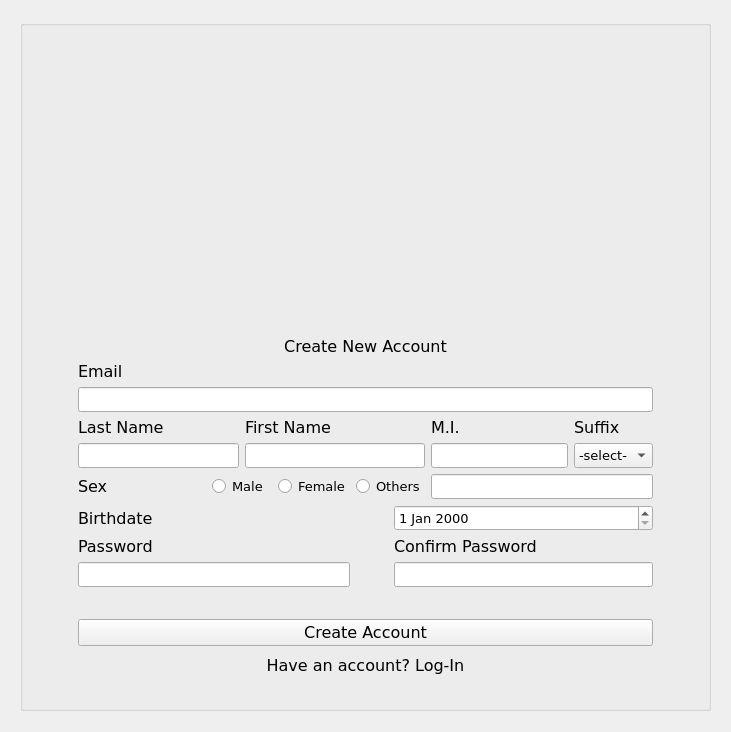
<?xml version="1.0" encoding="UTF-8"?>
<ui version="4.0">
 <class>Create_Login</class>
 <widget class="QMainWindow" name="Create_Login">
  <property name="geometry">
   <rect>
    <x>0</x>
    <y>0</y>
    <width>731</width>
    <height>732</height>
   </rect>
  </property>
  <property name="font">
   <font>
    <family>Verdana</family>
    <pointsize>10</pointsize>
   </font>
  </property>
  <property name="windowTitle">
   <string>ClockWork</string>
  </property>
  <property name="windowIcon">
   <iconset>
    <normaloff>resources/new_menu_window_icon.png</normaloff>resources/new_menu_window_icon.png</iconset>
  </property>
  <widget class="QWidget" name="centralwidget">
   <layout class="QGridLayout" name="gridLayout_2">
    <item row="0" column="1">
     <spacer name="verticalSpacer_5">
      <property name="orientation">
       <enum>Qt::Orientation::Vertical</enum>
      </property>
      <property name="sizeHint" stdset="0">
       <size>
        <width>20</width>
        <height>40</height>
       </size>
      </property>
     </spacer>
    </item>
    <item row="2" column="1">
     <spacer name="verticalSpacer_6">
      <property name="orientation">
       <enum>Qt::Orientation::Vertical</enum>
      </property>
      <property name="sizeHint" stdset="0">
       <size>
        <width>20</width>
        <height>40</height>
       </size>
      </property>
     </spacer>
    </item>
    <item row="1" column="2">
     <spacer name="horizontalSpacer_9">
      <property name="orientation">
       <enum>Qt::Orientation::Horizontal</enum>
      </property>
      <property name="sizeHint" stdset="0">
       <size>
        <width>40</width>
        <height>20</height>
       </size>
      </property>
     </spacer>
    </item>
    <item row="1" column="0">
     <spacer name="horizontalSpacer_7">
      <property name="orientation">
       <enum>Qt::Orientation::Horizontal</enum>
      </property>
      <property name="sizeHint" stdset="0">
       <size>
        <width>40</width>
        <height>20</height>
       </size>
      </property>
     </spacer>
    </item>
    <item row="1" column="1">
     <widget class="QGroupBox" name="create_account_box">
      <property name="title">
       <string/>
      </property>
      <layout class="QGridLayout" name="gridLayout">
       <item row="7" column="12">
        <widget class="QLabel" name="middle_initial_label">
         <property name="font">
          <font>
           <family>Verdana</family>
           <pointsize>12</pointsize>
          </font>
         </property>
         <property name="text">
          <string>M.I.</string>
         </property>
        </widget>
       </item>
       <item row="7" column="2" colspan="3">
        <widget class="QLabel" name="last_name_label">
         <property name="font">
          <font>
           <family>Verdana</family>
           <pointsize>12</pointsize>
          </font>
         </property>
         <property name="text">
          <string>Last Name</string>
         </property>
        </widget>
       </item>
       <item row="1" column="1" colspan="14">
        <spacer name="horizontalSpacer_3">
         <property name="orientation">
          <enum>Qt::Orientation::Horizontal</enum>
         </property>
         <property name="sizeHint" stdset="0">
          <size>
           <width>297</width>
           <height>20</height>
          </size>
         </property>
        </spacer>
       </item>
       <item row="9" column="2">
        <widget class="QLabel" name="sex_label">
         <property name="font">
          <font>
           <family>Verdana</family>
           <pointsize>12</pointsize>
          </font>
         </property>
         <property name="text">
          <string>Sex</string>
         </property>
        </widget>
       </item>
       <item row="8" column="13">
        <widget class="QComboBox" name="suffix_combobox">
         <item>
          <property name="text">
           <string>-select-</string>
          </property>
         </item>
         <item>
          <property name="text">
           <string>Jr.</string>
          </property>
         </item>
         <item>
          <property name="text">
           <string>Sr.</string>
          </property>
         </item>
         <item>
          <property name="text">
           <string>I</string>
          </property>
         </item>
         <item>
          <property name="text">
           <string>II</string>
          </property>
         </item>
         <item>
          <property name="text">
           <string>III</string>
          </property>
         </item>
         <item>
          <property name="text">
           <string>IV</string>
          </property>
         </item>
         <item>
          <property name="text">
           <string>V</string>
          </property>
         </item>
         <item>
          <property name="text">
           <string>VI</string>
          </property>
         </item>
        </widget>
       </item>
       <item row="14" column="14" rowspan="2">
        <spacer name="verticalSpacer_4">
         <property name="orientation">
          <enum>Qt::Orientation::Vertical</enum>
         </property>
         <property name="sizeHint" stdset="0">
          <size>
           <width>20</width>
           <height>51</height>
          </size>
         </property>
        </spacer>
       </item>
       <item row="5" column="2" colspan="12">
        <widget class="QLabel" name="email_label">
         <property name="font">
          <font>
           <family>Verdana</family>
           <pointsize>12</pointsize>
          </font>
         </property>
         <property name="text">
          <string>Email</string>
         </property>
        </widget>
       </item>
       <item row="7" column="13">
        <widget class="QLabel" name="suffix_label">
         <property name="font">
          <font>
           <family>Verdana</family>
           <pointsize>12</pointsize>
          </font>
         </property>
         <property name="text">
          <string>Suffix</string>
         </property>
        </widget>
       </item>
       <item row="2" column="15" rowspan="12">
        <spacer name="verticalSpacer_2">
         <property name="orientation">
          <enum>Qt::Orientation::Vertical</enum>
         </property>
         <property name="sizeHint" stdset="0">
          <size>
           <width>20</width>
           <height>483</height>
          </size>
         </property>
        </spacer>
       </item>
       <item row="4" column="2" colspan="12">
        <widget class="QLabel" name="create_new_account_label">
         <property name="font">
          <font>
           <family>Verdana</family>
           <pointsize>12</pointsize>
          </font>
         </property>
         <property name="text">
          <string>Create New Account</string>
         </property>
         <property name="alignment">
          <set>Qt::AlignmentFlag::AlignCenter</set>
         </property>
        </widget>
       </item>
       <item row="11" column="2" colspan="8">
        <widget class="QLabel" name="password_label">
         <property name="font">
          <font>
           <family>Verdana</family>
           <pointsize>12</pointsize>
          </font>
         </property>
         <property name="text">
          <string>Password</string>
         </property>
        </widget>
       </item>
       <item row="14" column="1" rowspan="2">
        <spacer name="verticalSpacer_3">
         <property name="orientation">
          <enum>Qt::Orientation::Vertical</enum>
         </property>
         <property name="sizeHint" stdset="0">
          <size>
           <width>20</width>
           <height>51</height>
          </size>
         </property>
        </spacer>
       </item>
       <item row="10" column="2" colspan="3">
        <widget class="QLabel" name="birthdate_label">
         <property name="font">
          <font>
           <family>Verdana</family>
           <pointsize>12</pointsize>
          </font>
         </property>
         <property name="text">
          <string>Birthdate</string>
         </property>
        </widget>
       </item>
       <item row="8" column="12">
        <widget class="QLineEdit" name="middle_initial_edit">
         <property name="text">
          <string/>
         </property>
        </widget>
       </item>
       <item row="9" column="3" colspan="3">
        <spacer name="horizontalSpacer_8">
         <property name="orientation">
          <enum>Qt::Orientation::Horizontal</enum>
         </property>
         <property name="sizeHint" stdset="0">
          <size>
           <width>44</width>
           <height>20</height>
          </size>
         </property>
        </spacer>
       </item>
       <item row="8" column="2" colspan="5">
        <widget class="QLineEdit" name="last_name_edit">
         <property name="text">
          <string/>
         </property>
        </widget>
       </item>
       <item row="7" column="7" colspan="4">
        <widget class="QLabel" name="first_name_label">
         <property name="font">
          <font>
           <family>Verdana</family>
           <pointsize>12</pointsize>
          </font>
         </property>
         <property name="text">
          <string>First Name</string>
         </property>
        </widget>
       </item>
       <item row="2" column="2" colspan="12">
        <widget class="QLabel" name="main_logo">
         <property name="minimumSize">
          <size>
           <width>300</width>
           <height>250</height>
          </size>
         </property>
         <property name="font">
          <font>
           <family>Verdana</family>
           <pointsize>12</pointsize>
          </font>
         </property>
         <property name="frameShape">
          <enum>QFrame::Shape::NoFrame</enum>
         </property>
         <property name="text">
          <string/>
         </property>
         <property name="pixmap">
          <pixmap>resources/logo.png</pixmap>
         </property>
         <property name="scaledContents">
          <bool>false</bool>
         </property>
         <property name="alignment">
          <set>Qt::AlignmentFlag::AlignCenter</set>
         </property>
        </widget>
       </item>
       <item row="8" column="7" colspan="5">
        <widget class="QLineEdit" name="first_name_edit">
         <property name="text">
          <string/>
         </property>
        </widget>
       </item>
       <item row="14" column="2" colspan="12">
        <widget class="QPushButton" name="create_account_button">
         <property name="font">
          <font>
           <family>Verdana</family>
           <pointsize>12</pointsize>
          </font>
         </property>
         <property name="text">
          <string>Create Account</string>
         </property>
         <property name="shortcut">
          <string>Return</string>
         </property>
        </widget>
       </item>
       <item row="6" column="2" colspan="12">
        <widget class="QLineEdit" name="email_edit">
         <property name="text">
          <string/>
         </property>
        </widget>
       </item>
       <item row="9" column="8" colspan="2">
        <widget class="QRadioButton" name="female_radio">
         <property name="text">
          <string>Female</string>
         </property>
        </widget>
       </item>
       <item row="15" column="2" colspan="12">
        <widget class="QPushButton" name="change_into_log_in_button">
         <property name="font">
          <font>
           <family>Verdana</family>
           <pointsize>12</pointsize>
          </font>
         </property>
         <property name="text">
          <string>Have an account? Log-In</string>
         </property>
         <property name="flat">
          <bool>true</bool>
         </property>
        </widget>
       </item>
       <item row="3" column="2" colspan="12">
        <spacer name="horizontalSpacer_4">
         <property name="orientation">
          <enum>Qt::Orientation::Horizontal</enum>
         </property>
         <property name="sizeHint" stdset="0">
          <size>
           <width>453</width>
           <height>20</height>
          </size>
         </property>
        </spacer>
       </item>
       <item row="9" column="10" colspan="2">
        <widget class="QRadioButton" name="others_radio">
         <property name="text">
          <string>Others</string>
         </property>
        </widget>
       </item>
       <item row="16" column="2" colspan="12">
        <spacer name="horizontalSpacer">
         <property name="orientation">
          <enum>Qt::Orientation::Horizontal</enum>
         </property>
         <property name="sizeHint" stdset="0">
          <size>
           <width>472</width>
           <height>20</height>
          </size>
         </property>
        </spacer>
       </item>
       <item row="2" column="0" rowspan="12">
        <spacer name="verticalSpacer">
         <property name="orientation">
          <enum>Qt::Orientation::Vertical</enum>
         </property>
         <property name="sizeHint" stdset="0">
          <size>
           <width>20</width>
           <height>483</height>
          </size>
         </property>
        </spacer>
       </item>
       <item row="9" column="12" colspan="2">
        <widget class="QLineEdit" name="others_edit">
         <property name="text">
          <string/>
         </property>
        </widget>
       </item>
       <item row="10" column="5" colspan="6">
        <spacer name="horizontalSpacer_6">
         <property name="orientation">
          <enum>Qt::Orientation::Horizontal</enum>
         </property>
         <property name="sizeHint" stdset="0">
          <size>
           <width>40</width>
           <height>20</height>
          </size>
         </property>
        </spacer>
       </item>
       <item row="9" column="6" colspan="2">
        <widget class="QRadioButton" name="male_radio">
         <property name="text">
          <string>Male</string>
         </property>
        </widget>
       </item>
       <item row="12" column="2" colspan="8">
        <widget class="QLineEdit" name="password_edit">
         <property name="text">
          <string/>
         </property>
        </widget>
       </item>
       <item row="13" column="2" colspan="8">
        <spacer name="horizontalSpacer_2">
         <property name="orientation">
          <enum>Qt::Orientation::Horizontal</enum>
         </property>
         <property name="sizeHint" stdset="0">
          <size>
           <width>297</width>
           <height>20</height>
          </size>
         </property>
        </spacer>
       </item>
       <item row="11" column="11" colspan="3">
        <widget class="QLabel" name="confirm_password_label">
         <property name="font">
          <font>
           <family>Verdana</family>
           <pointsize>12</pointsize>
          </font>
         </property>
         <property name="text">
          <string>Confirm Password</string>
         </property>
        </widget>
       </item>
       <item row="12" column="11" colspan="3">
        <widget class="QLineEdit" name="confirm_password_edit">
         <property name="text">
          <string/>
         </property>
        </widget>
       </item>
       <item row="13" column="11" colspan="3">
        <spacer name="horizontalSpacer_5">
         <property name="orientation">
          <enum>Qt::Orientation::Horizontal</enum>
         </property>
         <property name="sizeHint" stdset="0">
          <size>
           <width>226</width>
           <height>20</height>
          </size>
         </property>
        </spacer>
       </item>
       <item row="10" column="11" colspan="3">
        <widget class="QDateEdit" name="birthdate_edit"/>
       </item>
      </layout>
     </widget>
    </item>
   </layout>
  </widget>
  <widget class="QMenuBar" name="menubar">
   <property name="geometry">
    <rect>
     <x>0</x>
     <y>0</y>
     <width>731</width>
     <height>22</height>
    </rect>
   </property>
  </widget>
 </widget>
 <tabstops>
  <tabstop>create_account_button</tabstop>
  <tabstop>change_into_log_in_button</tabstop>
  <tabstop>email_edit</tabstop>
  <tabstop>last_name_edit</tabstop>
  <tabstop>first_name_edit</tabstop>
  <tabstop>middle_initial_edit</tabstop>
  <tabstop>suffix_combobox</tabstop>
  <tabstop>male_radio</tabstop>
  <tabstop>female_radio</tabstop>
  <tabstop>others_radio</tabstop>
  <tabstop>others_edit</tabstop>
  <tabstop>birthdate_edit</tabstop>
  <tabstop>password_edit</tabstop>
  <tabstop>confirm_password_edit</tabstop>
 </tabstops>
 <resources/>
 <connections/>
</ui>
